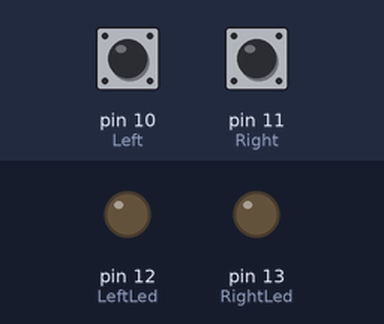
Bench run of a sketch on a simulated Arduino Uno, built with avr-gcc and run on an emulated ATmega328P. Parts: output pins drawn as LEDs (lit = HIGH). Dashed ring = blinking. The test bench sets the inputs (shaded band); at power-on: pin 10 (Left) LOW, pin 11 (Right) LOW.

Above: at 1.2 s.
1.3 s: pin 10 (Left) pulled HIGH for 0.15 s
At 1.5 s:
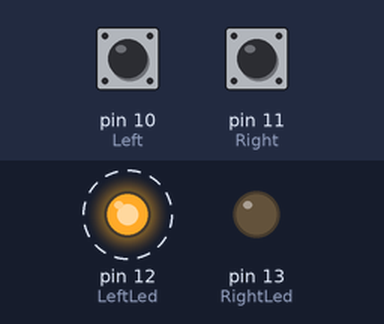
4.4 s: pin 11 (Right) pulled HIGH for 3.2 s
At 4.6 s:
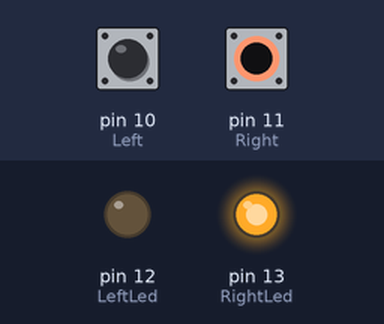
9.1 s: pin 11 (Right) pulled HIGH for 0.15 s
At 11.5 s:
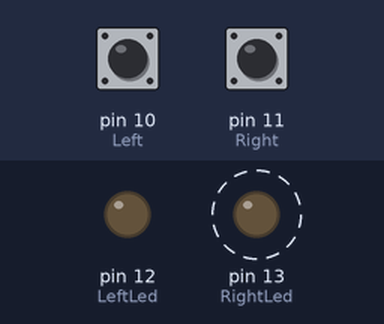
12.2 s: pin 11 (Right) pulled HIGH for 1 s
At 15.0 s:
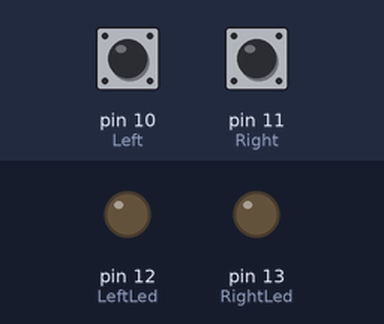
15.7 s: pin 10 (Left) driven HIGH and pin 11 (Right) driven HIGH
At 16.1 s:
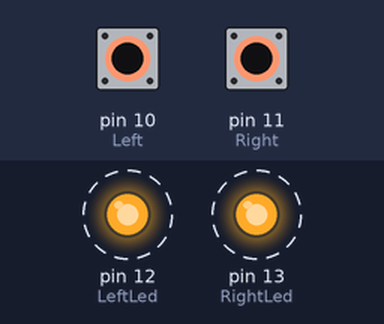
Timing chart, 0 to 19.7 s (numbered marks = the images above; inputs shaded):
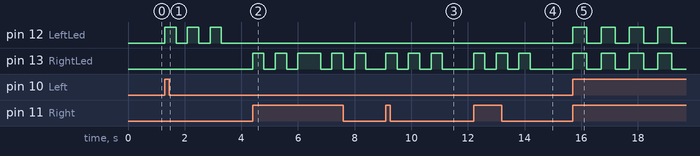

Measured:
- after the input at 1.3 s, pin 12 (LeftLed): alternates HIGH for 0.40 s and LOW for 0.40 s, 6 changes in all, then stays LOW, starting at once
- after the input at 4.4 s, pin 13 (RightLed): LOW → HIGH at once, → LOW 0.40 s later, → HIGH 0.40 s later, → LOW 0.40 s later, … (10 changes in this stretch)
- after the input at 9.1 s, pin 13 (RightLed): alternates HIGH for 0.40 s and LOW for 0.40 s, 6 changes in all, then stays LOW, starting at once
- after the input at 12.2 s, pin 13 (RightLed): alternates HIGH for 0.40 s and LOW for 0.40 s, 6 changes in all, then stays LOW, starting at once
- after the input at 15.7 s, pin 12 (LeftLed), pin 13 (RightLed): alternates HIGH for 0.50 s and LOW for 0.50 s, starting at once

The sketch:

povorotnik.ino
```cpp
int Right = 11;
int Left  = 10;
int RightLed = 13;
int LeftLed  = 12;
int buttonStateRight = 0;
int buttonStateLeft = 0;
void setup() {
  // put your setup code here, to run once:
  pinMode(Left, INPUT);
  pinMode(Right, INPUT);
  pinMode(LeftLed, OUTPUT);
  pinMode(RightLed, OUTPUT);

}

void loop() {
  // put your main code here, to run repeatedly:
buttonStateLeft = digitalRead(Left);
buttonStateRight = digitalRead(Right);
     if (buttonStateLeft == HIGH and buttonStateRight == LOW) {
     LeftTurn();
  }  if (buttonStateRight == HIGH and buttonStateLeft == LOW) {
     RightTurn();
  }    if (buttonStateRight == HIGH and buttonStateLeft == HIGH){
     ErrorBlink();
  }
}

void RightTurn() {
 digitalWrite(RightLed, HIGH);
    delay(400);
    digitalWrite(RightLed, LOW);
    delay(400);
    digitalWrite(RightLed, HIGH);
    delay(400);
    digitalWrite(RightLed, LOW);
    delay(400);
    digitalWrite(RightLed, HIGH);
    delay(400);
    digitalWrite(RightLed, LOW);
}
void LeftTurn() {
    digitalWrite(LeftLed, HIGH);
    delay(400);
    digitalWrite(LeftLed, LOW);
    delay(400);
    digitalWrite(LeftLed, HIGH);
    delay(400);
    digitalWrite(LeftLed, LOW);
    delay(400);
    digitalWrite(LeftLed, HIGH);
    delay(400);
    digitalWrite(LeftLed, LOW);
}
void ErrorBlink() {
	digitalWrite(LeftLed, HIGH);
	digitalWrite(RightLed, HIGH);
	delay(500);
	digitalWrite(LeftLed, LOW);
	digitalWrite(RightLed, LOW);
	delay(500);
}
```
